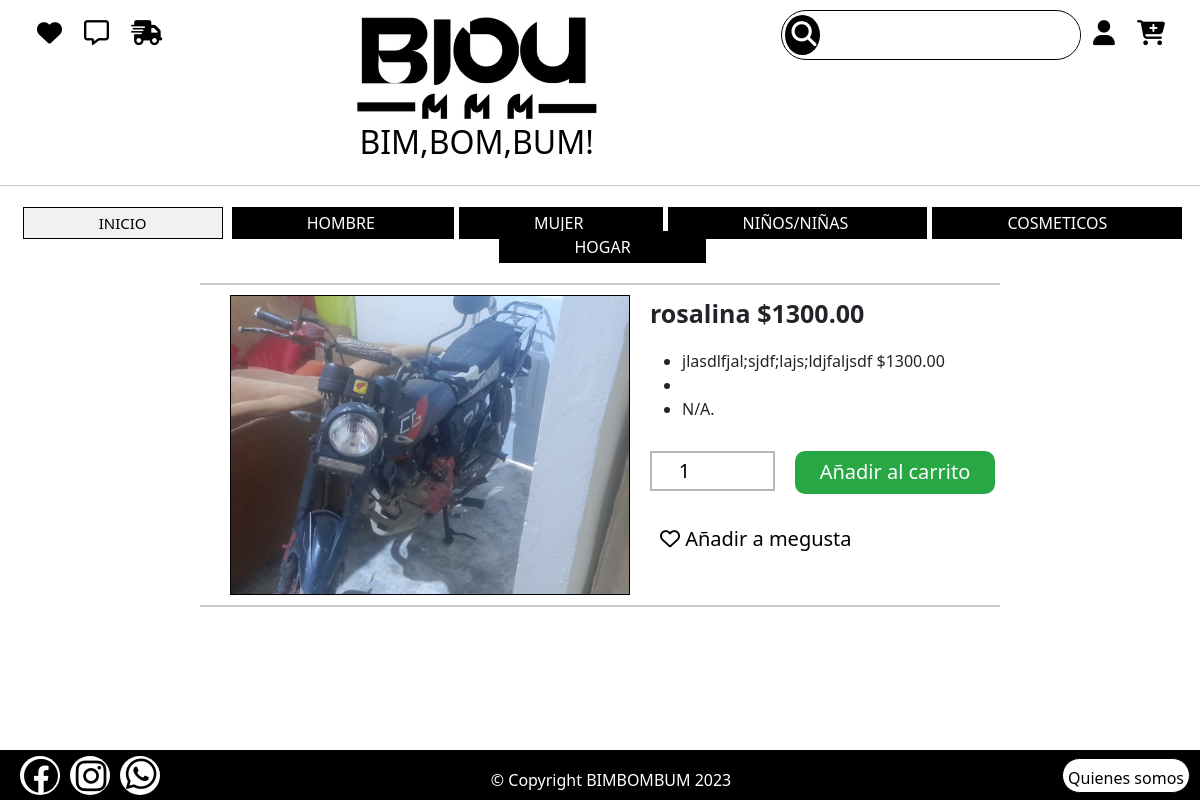
/usuario/detallesProductos/11/, run on the app's committed database.
### usuario/models.py (models this page shows, shortened)
class Categoria(models.Model):
    nombre = models.CharField(max_length=100)
    activo = models.BooleanField(default=True)

class Producto(models.Model):
    id_producto = models.AutoField(primary_key= True)
    nombre = models.CharField(max_length=100)
    descripcion = models.CharField(max_length=200)
    material = models.CharField(max_length=100, default='N/A')
    zise1 = models.TextField(default="", help_text="Tallas separadas por coma: S,M,L")
    colores = models.TextField(default="", help_text="colores separados por coma: rojo,azul,verde")
    imagen = models.ImageField(upload_to='static/')
    categoria = models.ForeignKey(Categoria,on_delete=models.CASCADE)
    precio = models.DecimalField(max_digits=10,decimal_places=2, default='')
    stock = models.IntegerField(default=0)
    activo = models.BooleanField(default=True)

### usuario/views.py (the view)
# urls.py: path('detallesProductos/<id_producto>/', views.detallesProductos_view.as_view(), name='detallesProductos'),
class detallesProductos_view(View):
    def get(self, request, id_producto):
        detalles = Producto.objects.filter(id_producto=id_producto)
        return render(request, 'pantallas_usuarios/detallesProductos.html', {'detalles': detalles})

### usuario/context_processors.py (called while the page is built, shortened)
def categorias_disponibles(request):
    categorias = Categoria.objects.filter(activo=True)
    return{'categorias':categorias}

def barra_busqueda_context(request):
    query = request.GET.get('buscar', '').strip()
    productos_resultado = []
    print(productos_resultado)
    return {
        'buscar_query': query,
        'resultados_busqueda': productos_resultado
    }

def cart_context(request):
    return{
        'cart': Cart(request),
    }

### Template/pantallas_usuarios/detallesProductos.html (shortened to what this page needs)
{% extends "app.html"%}
{% load static %}
{% block content %}
    <link href="https://cdn.jsdelivr.net/npm/bootstrap@5.3.0/dist/css/bootstrap.min.css" rel="stylesheet"
>
    <link rel="stylesheet" href="https://cdnjs.cloudflare.com/ajax/libs/font-awesome/6.4.0/css/all.min.css">
    <link rel="stylesheet" href="/static/detallesPruductos.css">
    <main>
       <section class="seccion-informacion-producto">
        {% for producto in detalles%}
            <div class="padre-informacion">
                <div class="div-imagen">
                    <img src="{{producto.imagen.url}}" alt="">
                </div>
                <div class="informacion">
                    <p class="nombre-producto"><strong>{{producto.nombre}} ${{producto.precio}} </strong></p>
                    <ul>
                        <li>
                            {{producto.descripcion}}
                            ${{producto.precio}}
                        </li>
                        <li>
                        </li>
                        <li>{{producto.material}}.</li>
                    </ul>
                    <div class="div-botones">
                        <form method="POST" action="{% url 'cart:agregar_al_carrito' producto.id_producto %}">
                            <div class="div-cantidad">
                                <input type="number" name="cantidad" min="1" max="{{ item.producto.stock }}" value="1" class="cantidad">
                            </div>
                            <button type="submit" class="boton-carrito">Añadir al carrito</button>
                        </form>
                    </div>
                    <form method="POST" action="{% url 'cart:agregar_a_lista_me_gusta' producto.id_producto %}">
                        <button class="boton-megusta">
                            <i class="far fa-heart"></i>
                            Añadir a megusta
                        </button>
                    </form>
            </div>
        {% endfor %}
       </section>
    </main>
{% endblock %}

### Template/cabecera.html (shortened to what this page needs)
{% load static %}
    <link rel="stylesheet" href="https://cdnjs.cloudflare.com/ajax/libs/font-awesome/6.4.0/css/all.min.css">
    <link rel="stylesheet" href="/static/cabecera.css">
    <div id="elederecha">
        <form action="{% url 'cart:resultado_busqueda'%}" method="GET">
            <div class="buscador">
                <button class="boton_buscar" type="submit">
                    <i class="fa-solid fa-magnifying-glass"></i>
                </button>
                <input type="text" name="buscar" id="buscar" value="{{ request.GET.buscar}}" class="input_buscador">
            </div>
        </form>
            {% if user.is_authenticated %}
                <ul class="menu-horisontal">
                    <li>
                        <a href="">
                            <i class="fa-solid fa-user"></i>
                        </a>
                        <ul class="menu-vertical">
                            <li>
                                <a href="#">{{ user.nombre }}</a>
                            </li>
                            <li>
                                <a href="{% url 'cart:logout' %}">Cerrar sesión</a>
                            </li>
                        </ul>
                    </li>
                </ul>
            {% else %}
                <ul class="menu-horisontal">
                    <li>
                        <a href="">
                            <i class="fa-solid fa-user"></i>
                        </a>
                    </li>
                </ul>
            {% endif%}
        <a href="{% url 'cart:carrito'%}">
            <i class="fa-solid fa-cart-plus"></i>
        </a>
    </div>
    <div id="eleIzquierda">
        <a href="{% url 'cart:lista_megusta'%}">
            <i class="fa-solid fa-heart"></i>
        </a>
        <a href="{% url 'cart:pantallaMensajes'%}">
            <i class="fa-regular fa-message"></i>
        </a>
        <a href="{%url 'cart:estado_pedidos'%}">
            <i class="fa-solid fa-truck-fast"></i>
        </a>
    </div>
    <div id="logo" class="nombre">
        <a href="{% url 'cart:cardprincipal'%}">
            <img class="logo" src="/static/logos/Blou mmm.jpeg" alt="logo">
            <h2 class="titulo">BIM,BOM,BUM!</h2>
        </a>
    </div>
<hr>
<nav class="nav_menu">
    <div class="navegacion">
        <a href="{% url 'cart:cardprincipal'%}" class="{% if not categoria %}activo{% endif %}">INICIO</a>
        {% for cat in categorias %}
            <a href="{% url 'cart:categoria' cat.id %}" class="{% if categoria.id == cat.id %}activo{% endif %} catego">
                {{ cat.nombre|upper }}
            </a>
        {% endfor%}
    </div>
</nav>
<br>

### static/app.css (style rules this page uses)
* { margin: 0; padding: 0; box-sizing: border-box; }
body { position: relative; padding-bottom: 50px; min-height: 100vh; }

### static/cabecera.css (style rules this page uses)
hr { color: #000000; }
a { text-decoration: none; }
#eleIzquierda { float: left; padding: 10px; text-decoration: none; margin-left: 15px; }
#elederecha { float: right; padding: 10px; margin-right: 15px; }
.nombre { display: grid; place-items: center; }
.logo { width: 250px; margin-top: 10px; }
hr { margin-top: 20px; }
.titulo { color: #000000; text-align: center; }
.navegacion a { margin-left: 5px; padding-left: 75px; padding-right: 75px; color: #ffffff; text-align: center; background-color: #000000; padding-top: 5px; transition: all 400ms ease; padding-bottom: 5px; }
.navegacion a.activo { border: 1px solid black; background-color: #cccccc46 ; color: #000000; font-size: 15px; }
.nav_menu { display: flex; text-align: center; align-items: center; justify-content: center; margin-top: 25px; }
#eleIzquierda a i { font-size: 25px; padding:10px; }
.menu-horisontal { list-style: none; justify-content: space-around; padding-left: 0; }
#elederecha { float: right; padding: 10px; margin-right: 15px; display: flex; }
#elederecha a i { font-size: 25px; padding:10px; }
a i { margin-left: 2px; font-size: 25px; color: #000000; float: left; }
.buscador { width: 300px; height: 50px; border-radius: 50px; border: 1px solid #000000; display: flex; align-items: center; }
.fa-magnifying-glass { font-size: 25px; margin-left: 3px; }
.input_buscador { width: 98%; height: 40px; border: none; border-radius: 50px; font-size: 25px; margin-left: 5px; }
.boton_buscar { border: none; background-color: #000; margin-left: 3px; border-radius: 50%; color: #fff; width: 40px; height: 40px; }

### static/detallesPruductos.css (style rules this page uses)
.seccion-informacion-producto { max-width: 800px; margin: auto; }
.padre-informacion { display: flex; border-bottom: 2px solid #ccc; border-top: 2px solid #ccc; padding: 10px; }
.div-imagen { width: 400px; min-width: 200px; height: 300px; min-height: 300px; border: 1px solid black; margin-left: 20px; display: flex; justify-content: center; text-align: center; overflow: hidden; }
.div-imagen { object-fit: contain; }
.informacion { margin-left: 20px; }
.informacion p { font-size: 25px; font-weight: bolder; }
.div-botones { width: 300px; display: flex; margin-top: 30px; }
.div-botones > form { width: 400px; display: flex; }
.div-cantidad { width: 125px; height: 40px; border: 2px solid #00000048; display: flex; }
.cantidad { width: 80px; border: none; text-align: center; font-size: 20px; outline: none; }
.boton-carrito { margin-left: 20px; width: 200px; height: 43px; font-size: 20px; border: none; border-radius: 10px; color: #fff; background-color: #28A745; }
.boton-megusta { margin-top: 20px; border: none; font-size: 20px; padding: 10px; background-color: #fff; }

### static/pie.css (style rules this page uses)
a { margin-bottom: 0; text-decoration: none; color: black; }

### data on the page
Categoria: nombre "HOMBRE"
Categoria: nombre "MUJER"
Categoria: nombre "NIÑOS/NIÑAS"
Categoria: nombre "COSMETICOS"
Categoria: nombre "HOGAR"
Producto: imagen (picture), nombre "rosalina", precio "1300.00", descripcion "jlasdlfjal;sjdf;lajs;ldjfaljsdf", material "N/A"
